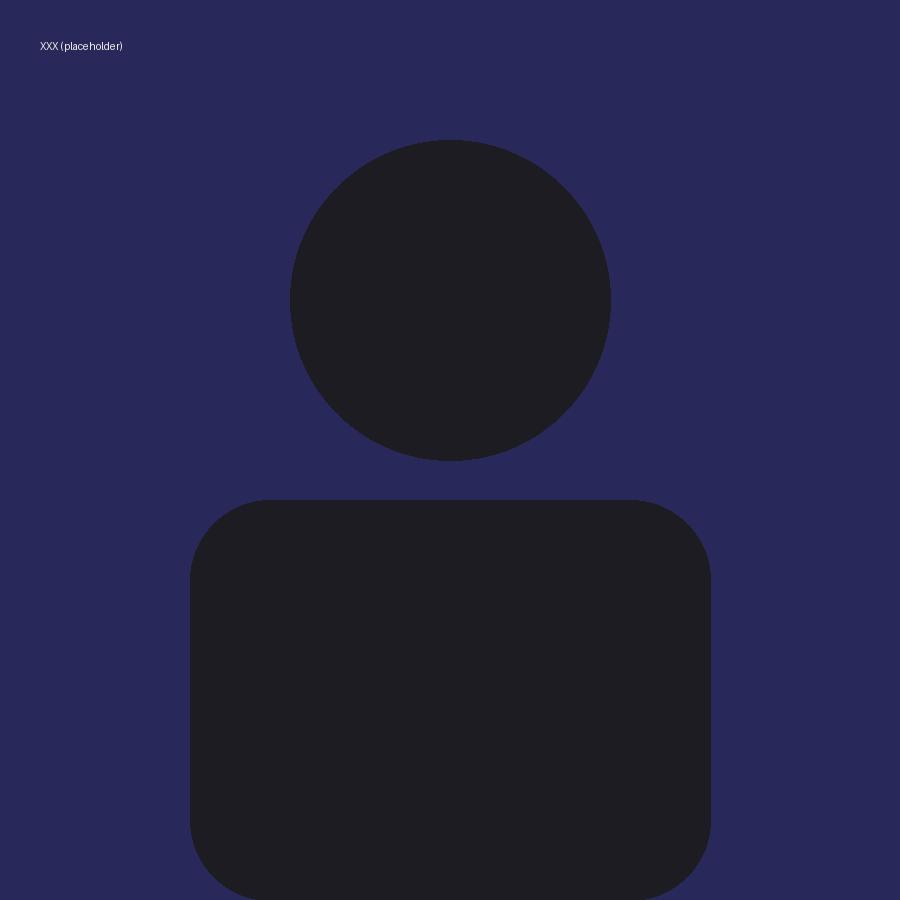
#> input picture generator/assets/xxx.jpg, 900 x 900 px, found by its file name; its folder holds only this picture in this run
$ python splice.py --mark generator/assets/xxx.jpg
#> lines starting #> are read from the running program, lines starting #| are printed output that depends on the picture
#> in mark, img is the input picture: PIL image 900x900 RGB; mean R, G, B 36.2, 35.8, 70.4
"""splice.py — make the half-and-half edit.

Left half:  XXXTentacion (fixed base image, generator/assets/xxx.jpg)
Right half: the newly deceased person

Both portraits are ALIGNED before splicing: a similarity transform (rotate +
scale + translate) places the eye line of each face at the same height, with
the same inter-eye distance, and the midpoint between the eyes exactly on the
seam. Eyes, nose line and chin therefore match across the two halves.

Eye positions come from the YuNet face detector. If detection is wrong or
fails (heavy tattoos, odd lighting), mark the eyes yourself:

    python generator/splice.py --mark generator/assets/xxx.jpg

writes xxx.jpg.marked.jpg showing the detected eyes, and prints a sidecar
template. Save corrected pixel coords as generator/assets/xxx.jpg.json:

    {"eyes": [[x1, y1], [x2, y2]]}

A sidecar always beats detection.

Usage:
    python splice.py <right_portrait> <output.jpg>
    python splice.py --mark <image>
Or import: make_splice(left_path, right_path, out_path)
"""
import json
import math
import os
import sys
import urllib.request
from PIL import Image, ImageOps

CANVAS = 900          # output is CANVAS x CANVAS

# Alignment targets, tunable via env, e.g.  SPLICE_EYELINE=0.42 ./run.sh regen
EYE_LINE = float(os.environ.get("SPLICE_EYELINE", 0.40))  # eye line, fraction of canvas height
EYE_DIST = float(os.environ.get("SPLICE_EYEDIST", 0.17))  # inter-eye dist, fraction of canvas width

# Fallback geometric crop (only when no eyes are found anywhere)
FACE_ZOOM = float(os.environ.get("SPLICE_ZOOM", 2.4))
FACE_VOFFSET = float(os.environ.get("SPLICE_VOFFSET", 0.46))

# Canonical 5-point face template (ArcFace proportions, 112x112 space).
# Order matches YuNet: subject-right eye, subject-left eye, nose tip,
# right mouth corner, left mouth corner. Aligning every face to these fixed
# proportions is what makes the eyes, nose, mouth, chin AND head size line up
# across the seam — not just the eyes.
_ARCFACE = [
    (38.2946, 51.6963),
    (73.5318, 51.5014),
    (56.0252, 71.7366),
    (41.5493, 92.3655),
    (70.7299, 92.2041),
]

_DIR = os.path.dirname(os.path.abspath(__file__))
_YUNET_URL = ("https://github.com/opencv/opencv_zoo/raw/main/models/"
              "face_detection_yunet/face_detection_yunet_2023mar.onnx")
_YUNET_PATH = os.path.join(_DIR, "assets", "yunet.onnx")
_yunet = None  # None = not tried, False = unavailable

try:
    import cv2
    import numpy as np
    try:
        _CASCADE = cv2.CascadeClassifier(
            cv2.data.haarcascades + "haarcascade_frontalface_default.xml")
    except AttributeError:              # opencv>=5 dropped Haar
        _CASCADE = None
except ImportError:
    cv2 = None
    _CASCADE = None


_TEMPLATE = None  # cached canonical 5-point template in canvas coords


# [38 lines left out: functions _similarity, _template, not called in this run]


def _get_yunet():
    """YuNet DNN face detector — handles tilted, occluded, tattooed faces
    that defeat the old Haar cascade. Model (~350 KB) downloaded once."""
    global _yunet
    if _yunet is None:
        _yunet = False
        if cv2 is not None and hasattr(cv2, "FaceDetectorYN"):
            try:
                if not os.path.exists(_YUNET_PATH):
                    os.makedirs(os.path.dirname(_YUNET_PATH), exist_ok=True)
                    urllib.request.urlretrieve(_YUNET_URL, _YUNET_PATH)
                _yunet = cv2.FaceDetectorYN.create(_YUNET_PATH, "", (320, 320), 0.6)
            except Exception as e:
                print(f"  (yunet unavailable: {e} — using haar fallback)")
    return _yunet or None


def _detect(img: Image.Image):
    """Largest face -> dict(cx, cy, fh, front, eyes) or None.
    eyes = ((x, y), (x, y)) from YuNet landmarks; None when only Haar fired.
    front (0..1): how head-on the face is — nose centered between level eyes."""
    if cv2 is None:
        return None
    bgr = cv2.cvtColor(np.array(img), cv2.COLOR_RGB2BGR)
    h, w = bgr.shape[:2]
#> h = 900; w = 900

    det = _get_yunet()
    if det is not None:
        scale = min(1.0, 1200 / max(w, h))   # downscale huge images for speed
        small = cv2.resize(bgr, (round(w * scale), round(h * scale)))
        det.setInputSize((small.shape[1], small.shape[0]))
        _, faces = det.detect(small)
        if faces is not None and len(faces):
            f = max(faces, key=lambda r: r[2] * r[3]) / scale
            x, y, fw, fh = f[:4]
            rex, rey, lex, ley, nx, ny, rmx, rmy, lmx, lmy = f[4:14]
            eye_d = math.hypot(rex - lex, rey - ley) or 1.0
            yaw = abs(nx - (rex + lex) / 2) / eye_d
            roll = abs(rey - ley) / eye_d
            return {
                "cx": x + fw / 2, "cy": y + fh / 2, "fh": fh,
                "front": max(0.0, 1.0 - 2.0 * yaw - roll),
                "eyes": ((rex, rey), (lex, ley)),
                # full 5-point landmark set for similarity alignment
                "lmarks": ((rex, rey), (lex, ley), (nx, ny),
                           (rmx, rmy), (lmx, lmy)),
            }

    if _CASCADE is not None:
        gray = cv2.cvtColor(bgr, cv2.COLOR_BGR2GRAY)
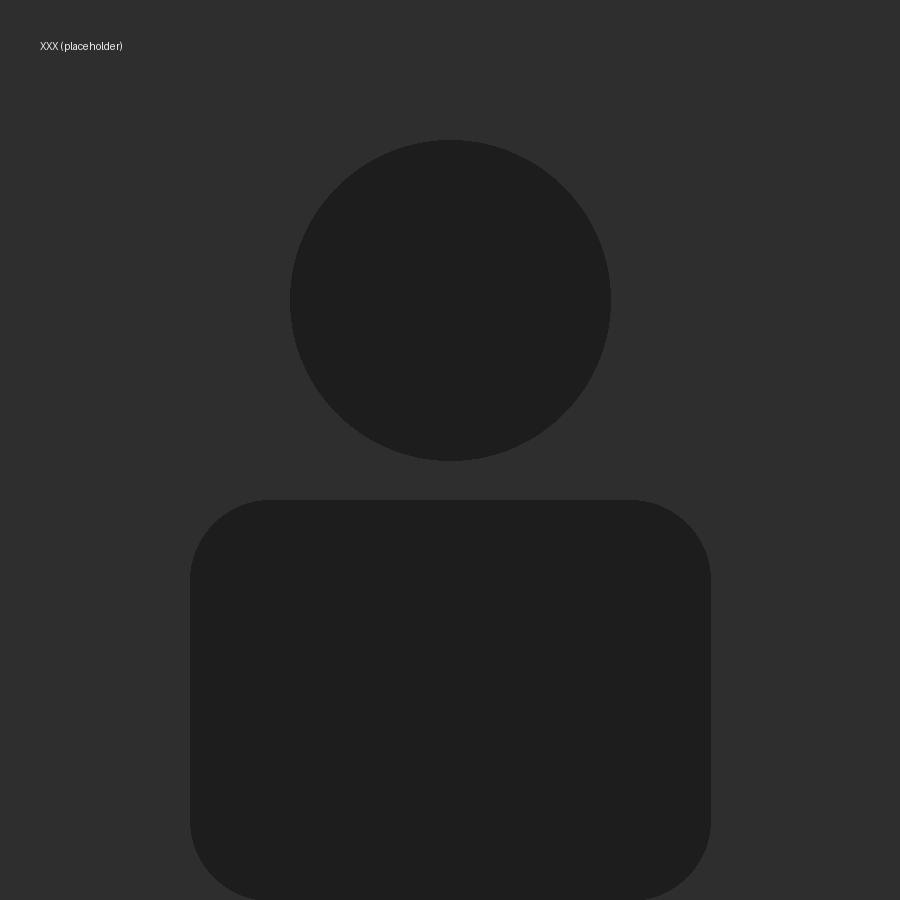
#> gray: shape (900, 900); min 15, max 243, mean 40.1
        faces = _CASCADE.detectMultiScale(gray, scaleFactor=1.1, minNeighbors=5,
                                          minSize=(w // 10,) * 2)
#> faces = ()
        if len(faces):
            x, y, fw, fh = max(faces, key=lambda f: f[2] * f[3])
            return {"cx": x + fw / 2, "cy": y + fh / 2, "fh": fh,
                    "front": 0.6, "eyes": None}  # haar only fires ~frontal
    return None


def _find_face(img: Image.Image):
    d = _detect(img)
    return (d["cx"], d["cy"], d["fh"]) if d else None


# [117 lines left out: functions _colorfulness, assess_portrait, sidecar_landmarks, _face_crop, _align, make_splice, not called in this run]


def mark(path: str):
    """Debug helper: draw the detected eyes/face on a copy of the image and
    print a sidecar template for manual correction."""
    from PIL import ImageDraw
    img = ImageOps.exif_transpose(Image.open(path)).convert("RGB")
    d = _detect(img)
    out = path + ".marked.jpg"
    dr = ImageDraw.Draw(img)
    if d is None:
        print(f"no face detected in {path}")
        print('create a sidecar by hand:  echo \'{"eyes": [[x1, y1], [x2, y2]]}\''
              f' > {path}.json')
        return
    r = max(3, int(d["fh"] * 0.04))
    lmarks = d.get("lmarks")
    if lmarks:
        # eyes red, nose green, mouth corners blue
        colors = [(255, 0, 0), (255, 0, 0), (0, 220, 0), (0, 160, 255), (0, 160, 255)]
        for (x, y), c in zip(lmarks, colors):
            dr.ellipse((x - r, y - r, x + r, y + r), outline=c, width=3)
    dr.rectangle((d["cx"] - d["fh"] / 2, d["cy"] - d["fh"] / 2,
                  d["cx"] + d["fh"] / 2, d["cy"] + d["fh"] / 2),
                 outline=(255, 200, 0), width=2)
    img.save(out, quality=92)
    print(f"marked -> {out}")
    if lmarks:
        pts = [[round(x), round(y)] for x, y in lmarks]
        print(f"detected landmarks (rEye,lEye,nose,rMouth,lMouth): {pts}")
        print(f"if wrong, correct and save as {path}.json:")
        print(json.dumps({"landmarks": pts}))
    else:
        print(f"no landmarks (haar) — mark manually and save {path}.json:")
        print('{"landmarks": [[rex,rey],[lex,ley],[nx,ny],[rmx,rmy],[lmx,lmy]]}')


if __name__ == "__main__":
    if "--mark" in sys.argv:
        mark(sys.argv[sys.argv.index("--mark") + 1])
    elif len(sys.argv) == 3:
        make_splice(os.path.join(_DIR, "assets", "xxx.jpg"),
                    sys.argv[1], sys.argv[2])
        print("wrote", sys.argv[2])
    else:
        sys.exit("usage: python splice.py <right_portrait> <output.jpg>\n"
                 "       python splice.py --mark <image>")

$ run again, on assets/xxx.jpg
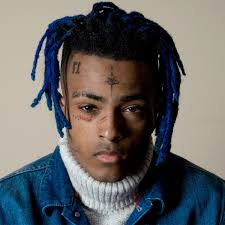
#> input picture assets/xxx.jpg, 225 x 225 px, found by its file name
#> in mark, img is the input picture: PIL image 225x225 RGB; mean R, G, B 99.2, 98.8, 99
#> in _detect, `gray = cv2.cvtColor(bgr, cv2.COLOR_BGR2GRAY)`:
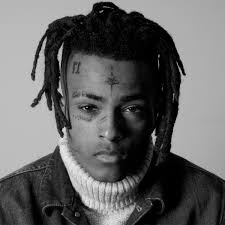
#> gray: shape (225, 225); min 0, max 240, mean 98.9
#> faces = [[48, 59, 126, 126]]
#> x = 48; y = 59; fw = 126
#> d = 5 items
#> r = 5
#> in mark, `img.save(out, quality=92)`:
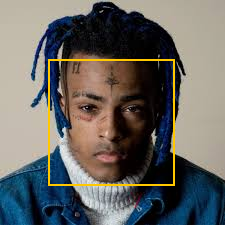
#> saved as xxx.jpg.marked.jpg: PIL image 225x225 RGB; mean R, G, B 102.9, 101.3, 97.3
